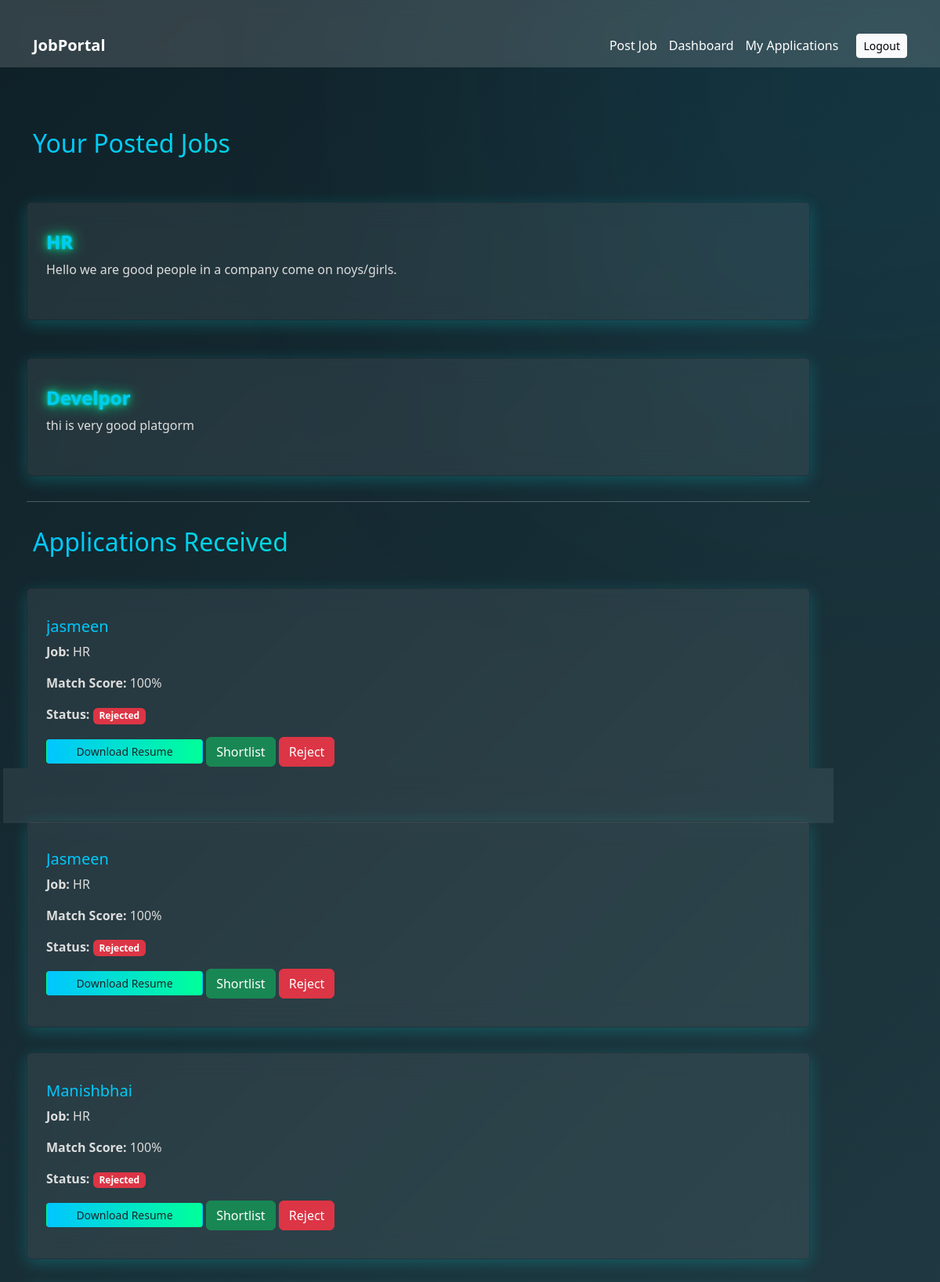
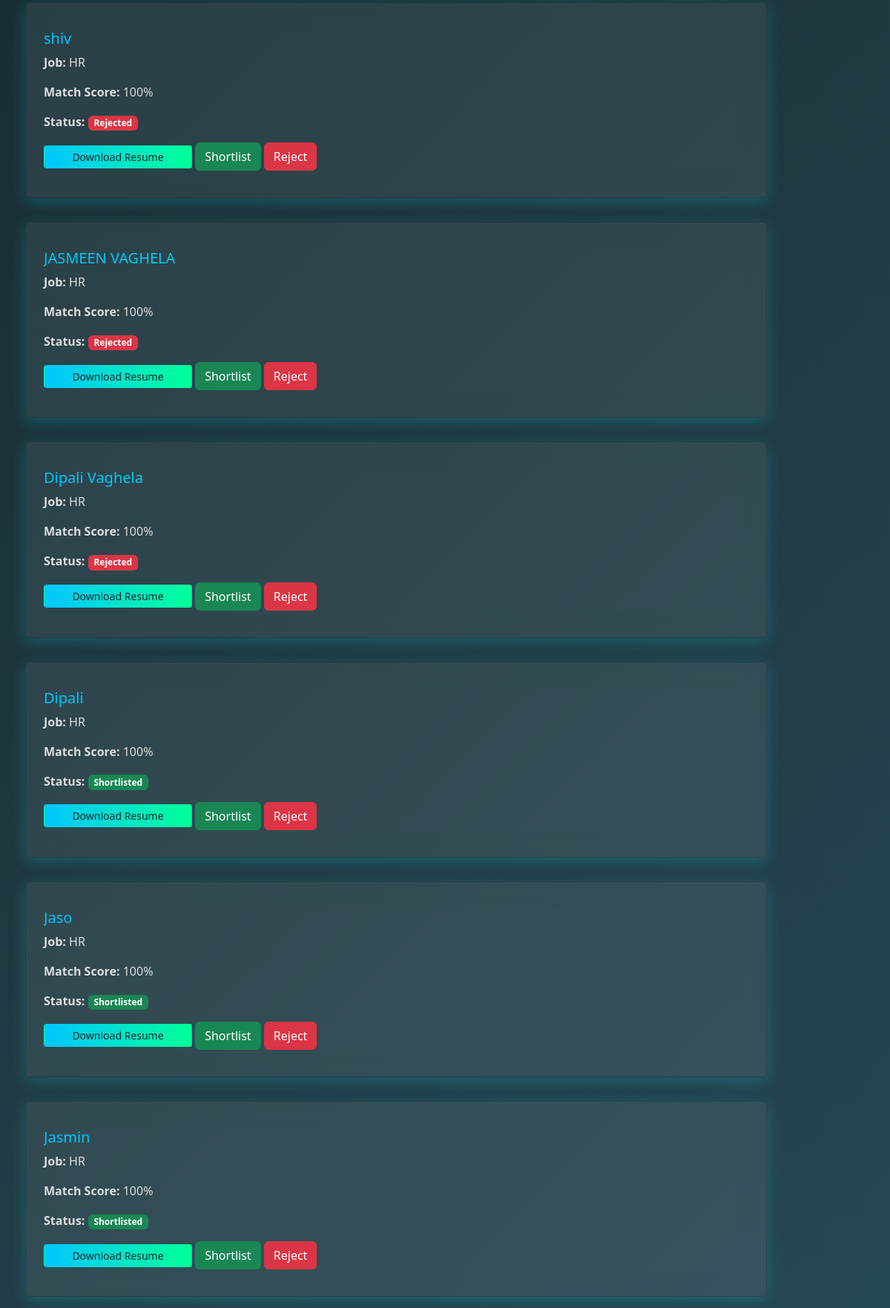
The page /dashboard/ (signed in, upper part) on the database its author committed (2 pictures, top to bottom).
### jobs/models.py (models this page shows, shortened)
class Job(models.Model):
        title = models.CharField(max_length=100)
        description = models.TextField()
        skill_required = models.TextField()
        posted_by = models.ForeignKey(User, on_delete=models.CASCADE)
        created_at = models.DateTimeField(auto_now_add=True)

class Application(models.Model):
    STATUS_CHOICES = (
        ('Pending', 'Pending'),
        ('Shortlisted', 'Shortlisted'),
        ('Rejected', 'Rejected'),
    )
    job = models.ForeignKey(Job, on_delete=models.CASCADE)
    applicant = models.ForeignKey(User, on_delete=models.CASCADE)
    resume = models.FileField(upload_to='resumes/')
    match_score = models.IntegerField(default=0)
    status = models.CharField(max_length=20, choices=STATUS_CHOICES, default='Pending')
    applied_at = models.DateTimeField(auto_now_add=True)
    class Meta: unique_together = ('job','applicant')

### jobs/views.py (the view)
# urls.py: path('dashboard/' , views.dashboard , name = 'dashboard'),
@login_required
def dashboard(request):
    jobs = Job.objects.filter(posted_by = request.user)
    applications = Application.objects.filter(job__posted_by = request.user)
    return render(request, 'dashboard.html' , {
        'jobs' : jobs,
        'applications' : applications
        })

### jobs/templates/dashboard.html (shortened to what this page needs)
{% extends 'base.html' %}
{% block content %}
<div class="dashboard-container row g-3 py-4">
    <h2 class="text-white mb-4">Your Posted Jobs</h2>
    {% for job in jobs %}
    <div class="card dashboard-card mb-3">
        <div class="card-body">
            <h4 class="text-gradient">{{ job.title }}</h4>
            <p>{{ job.description }}</p>
        </div>
    </div>
    {% endfor %}
    <hr class="border-light">
    <h2 class="text-white mb-4">Applications Received</h2>
    {% for app in applications %}
    <div class="card dashboard-card mb-3">
        <div class="card-body">
            <h5 class="text-white">{{ app.applicant.username }}</h5>
            <p><strong>Job:</strong> {{ app.job.title }}</p>
            <p><strong>Match Score:</strong> {{ app.match_score }}%</p>
            <p><strong>Status:</strong>
                <span
                    class="badge {% if app.status == 'Pending' %}bg-warning{% elif app.status == 'Shortlisted' %}bg-success{% else %}bg-danger{% endif %}">
                    {{ app.status|title }}
                </span>
            </p>
            <a href="{{ app.resume.url }}" class="btn btn-gradient btn-sm" target="_blank">Download Resume</a>
            <form method="POST" action="{% url 'update_status' app.id %}" style="display:inline;">
                <button type="submit" class="btn btn-success action-btn">Shortlist</button>
            </form>
            <form method="POST" action="{% url 'update_status' app.id %}" style="display:inline;">
                <button type="submit" class="btn btn-danger action-btn  ">Reject</button>
            </form>
        </div>
    </div>
    {% empty %}
    <p class="text-white">No applications yet.</p>
    {% endfor %}
</div>
{% endblock %}

### jobs/templates/base.html (shortened to what this page needs)
<!DOCTYPE html>
<html>
<head>
    {% load static %}
    <link rel="stylesheet" href="{% static 'css/style.css' %}">
    <link href="https://cdn.jsdelivr.net/npm/bootstrap@5.3.2/dist/css/bootstrap.min.css" rel="stylesheet">
</head>
<body>
    <nav class="navbar navbar-expand-lg custom-navbar">
    <div class="container">
        <a class="navbar-brand" href="{% url 'home' %}">JobPortal</a>
        <div class="collapse navbar-collapse justify-content-end" id="navbarNav">
            {% if user.is_authenticated and user.profile.role == "recruiter" %}
                <a href="{% url 'post_job' %}" class="nav-link-custom">Post Job</a>
            {% endif %}
            {% if user.is_authenticated %}
                <a href="{% url 'dashboard' %}" class="nav-link-custom">Dashboard</a>
                <a href="{% url 'applicant_dashboard' %}" class="nav-link-custom">My Applications</a>
                <a href="{% url 'logout' %}" class="btn btn-light btn-sm ms-2">Logout</a>
            {% else %}
                <a href="{% url 'login' %}" class="btn btn-light btn-sm me-2">Login</a>
                <a href="{% url 'register' %}" class="btn btn-outline-light btn-sm">Register</a>
            {% endif %}
        </div>
    </div>
</nav>
    <div class="container mt-4">
        {% block content %}{% endblock %}
    </div>
</body>
</html>

### static/css/style.css (style rules this page uses)
body { margin: 0; padding: 0; font-family: 'Poppins', sans-serif; background: linear-gradient(135deg, #0f2027, #203a43, #2c5364); min-height: 100vh; }
.container { padding-top: 30px; }
.card { background: rgba(255, 255, 255, 0.08) !important; border: none; border-radius: 15px; backdrop-filter: blur(12px); box-shadow: 0 8px 25px rgba(0,0,0,0.3); color: white; }
.card h4 { color: #00c6ff; text-shadow: 0 0 3px #00c6ff, 0 0 10px #00ff99, 0 0 20px #00ff99; }
.card p { color: #dddddd; }
.btn-gradient { position: relative; overflow: hidden; }
.btn-gradient::after { content: ""; position: absolute; top: 0; left: -75%; width: 50%; height: 100%; background: rgba(255, 255, 255, 0.2); transform: skewX(-25deg); transition: 0.5s; }
.badge { transition: 0.3s ease; }
.custom-navbar { background: rgba(255,255,255,0.15); backdrop-filter: blur(10px); padding: 15px 0; }
.navbar-brand { font-weight: 700; font-size: 22px; color: white !important; }
.nav-link-custom { color: white; margin-right: 15px; text-decoration: none; font-weight: 500; }
.btn-success { background: #00ff99; border: none; }
.btn-danger { background: #ff4b5c; border: none; }
body::before { content: ""; position: fixed; width: 600px; height: 600px; background: #00c6ff; filter: blur(250px); top: -200px; right: -200px; opacity: 0.15; z-index: -1; }
h2,h3,h5 { background: linear-gradient(90deg, #00c6ff, #00ff99); background-clip: text; -webkit-background-clip: text; -webkit-text-fill-color: transparent; font-weight: 700; }
.btn-gradient { background: linear-gradient(90deg, #00c6ff, #00ff99); border: none; font-weight: 600; color: white; transition: 0.3s; }
.dashboard-container { max-width: 1000px; margin: auto; }
.dashboard-card { background: rgba(255, 255, 255, 0.08); border-radius: 15px; padding: 20px; color: white; backdrop-filter: blur(15px); box-shadow: 0 5px 20px rgba(0,255,255,0.2); transition: transform 0.3s ease, box-shadow 0.3s ease; }
.action-btn { padding: 8px 18px; border-radius: 8px; font-weight: 500; width: auto; }
.btn-gradient { width: 100%; max-width: 200px; }
.text-gradient { background: linear-gradient(90deg, #00c6ff, #00ff99); background-clip: text; -webkit-background-clip: text; -webkit-text-fill-color: transparent; font-weight: 600; transition: 0.3s; }

### rows shown on the page
Job: title "HR", description "Hello we are good people in a company come on noys/girls."
Job: title "Develpor", description "thi is very good platgorm"
Application: applicant.username "jasmeen", job "HR", match_score "100", status "Rejected"
Application: applicant.username "Jasmeen", job "HR", match_score "100", status "Rejected"
Application: applicant.username "Manishbhai", job "HR", match_score "100", status "Rejected"
Application: applicant.username "shiv", job "HR", match_score "100", status "Rejected"
Application: applicant.username "JASMEEN VAGHELA", job "HR", match_score "100", status "Rejected"
Application: applicant.username "Dipali Vaghela", job "HR", match_score "100", status "Rejected"
Application: applicant.username "Dipali", job "HR", match_score "100", status "Shortlisted"
Application: applicant.username "Jaso", job "HR", match_score "100", status "Shortlisted"
Application: applicant.username "Jasmin", job "HR", match_score "100", status "Shortlisted"
